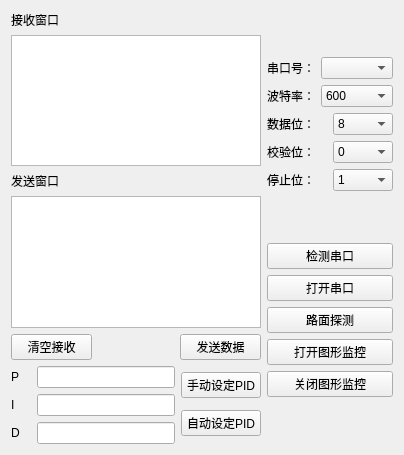
<?xml version="1.0" encoding="UTF-8"?>
<ui version="4.0">
 <class>MainWindow</class>
 <widget class="QMainWindow" name="MainWindow">
  <property name="geometry">
   <rect>
    <x>0</x>
    <y>0</y>
    <width>404</width>
    <height>455</height>
   </rect>
  </property>
  <property name="windowTitle">
   <string>上位机控制台</string>
  </property>
  <widget class="QWidget" name="centralWidget">
   <layout class="QHBoxLayout" name="horizontalLayout_11">
    <item>
     <layout class="QVBoxLayout" name="verticalLayout_8">
      <item>
       <layout class="QVBoxLayout" name="verticalLayout_4">
        <item>
         <layout class="QVBoxLayout" name="verticalLayout_2">
          <item>
           <widget class="QLabel" name="label">
            <property name="text">
             <string>接收窗口</string>
            </property>
           </widget>
          </item>
          <item>
           <widget class="QTextBrowser" name="recvTextEdit">
            <property name="sizePolicy">
             <sizepolicy hsizetype="Preferred" vsizetype="Preferred">
              <horstretch>0</horstretch>
              <verstretch>0</verstretch>
             </sizepolicy>
            </property>
           </widget>
          </item>
          <item>
           <widget class="QLabel" name="label_2">
            <property name="text">
             <string>发送窗口</string>
            </property>
           </widget>
          </item>
          <item>
           <widget class="QTextEdit" name="sendTextEdit">
            <property name="sizePolicy">
             <sizepolicy hsizetype="Preferred" vsizetype="Preferred">
              <horstretch>0</horstretch>
              <verstretch>0</verstretch>
             </sizepolicy>
            </property>
           </widget>
          </item>
         </layout>
        </item>
        <item>
         <layout class="QHBoxLayout" name="horizontalLayout" stretch="3,3,3">
          <item>
           <widget class="QPushButton" name="clearButton">
            <property name="text">
             <string>清空接收</string>
            </property>
           </widget>
          </item>
          <item>
           <spacer name="horizontalSpacer">
            <property name="orientation">
             <enum>Qt::Horizontal</enum>
            </property>
            <property name="sizeHint" stdset="0">
             <size>
              <width>40</width>
              <height>20</height>
             </size>
            </property>
           </spacer>
          </item>
          <item>
           <widget class="QPushButton" name="sendButton">
            <property name="text">
             <string>发送数据</string>
            </property>
           </widget>
          </item>
         </layout>
        </item>
       </layout>
      </item>
      <item>
       <layout class="QHBoxLayout" name="horizontalLayout_10">
        <item>
         <layout class="QVBoxLayout" name="verticalLayout_6">
          <item>
           <layout class="QHBoxLayout" name="horizontalLayout_7" stretch="1,7">
            <item>
             <widget class="QLabel" name="label_8">
              <property name="text">
               <string>P</string>
              </property>
             </widget>
            </item>
            <item>
             <widget class="QLineEdit" name="lineEdit"/>
            </item>
           </layout>
          </item>
          <item>
           <layout class="QHBoxLayout" name="horizontalLayout_8" stretch="1,7">
            <item>
             <widget class="QLabel" name="label_9">
              <property name="text">
               <string>I</string>
              </property>
             </widget>
            </item>
            <item>
             <widget class="QLineEdit" name="lineEdit_2"/>
            </item>
           </layout>
          </item>
          <item>
           <layout class="QHBoxLayout" name="horizontalLayout_9" stretch="1,7">
            <item>
             <widget class="QLabel" name="label_10">
              <property name="text">
               <string>D</string>
              </property>
             </widget>
            </item>
            <item>
             <widget class="QLineEdit" name="lineEdit_3"/>
            </item>
           </layout>
          </item>
         </layout>
        </item>
        <item>
         <layout class="QVBoxLayout" name="verticalLayout_7">
          <item>
           <widget class="QPushButton" name="searchButton_2">
            <property name="text">
             <string>手动设定PID</string>
            </property>
           </widget>
          </item>
          <item>
           <widget class="QPushButton" name="searchButton_3">
            <property name="text">
             <string>自动设定PID</string>
            </property>
           </widget>
          </item>
         </layout>
        </item>
       </layout>
      </item>
     </layout>
    </item>
    <item>
     <layout class="QVBoxLayout" name="verticalLayout_5">
      <item>
       <layout class="QVBoxLayout" name="verticalLayout">
        <item>
         <layout class="QHBoxLayout" name="horizontalLayout_2">
          <item>
           <widget class="QLabel" name="label_3">
            <property name="text">
             <string>串口号：</string>
            </property>
           </widget>
          </item>
          <item>
           <widget class="QComboBox" name="portNameBox">
            <property name="currentIndex">
             <number>-1</number>
            </property>
           </widget>
          </item>
         </layout>
        </item>
        <item>
         <layout class="QHBoxLayout" name="horizontalLayout_3">
          <item>
           <widget class="QLabel" name="label_4">
            <property name="text">
             <string>波特率：</string>
            </property>
           </widget>
          </item>
          <item>
           <widget class="QComboBox" name="baudrateBox">
            <property name="editable">
             <bool>false</bool>
            </property>
            <property name="currentIndex">
             <number>0</number>
            </property>
            <item>
             <property name="text">
              <string>600</string>
             </property>
            </item>
            <item>
             <property name="text">
              <string>2400</string>
             </property>
            </item>
            <item>
             <property name="text">
              <string>4800</string>
             </property>
            </item>
            <item>
             <property name="text">
              <string>9600</string>
             </property>
            </item>
            <item>
             <property name="text">
              <string>38400</string>
             </property>
            </item>
            <item>
             <property name="text">
              <string>115200</string>
             </property>
            </item>
           </widget>
          </item>
         </layout>
        </item>
        <item>
         <layout class="QHBoxLayout" name="horizontalLayout_4">
          <item>
           <widget class="QLabel" name="label_5">
            <property name="text">
             <string>数据位：</string>
            </property>
           </widget>
          </item>
          <item>
           <widget class="QComboBox" name="dataBitsBox">
            <property name="currentIndex">
             <number>8</number>
            </property>
            <item>
             <property name="text">
              <string>0</string>
             </property>
            </item>
            <item>
             <property name="text">
              <string>1</string>
             </property>
            </item>
            <item>
             <property name="text">
              <string>2</string>
             </property>
            </item>
            <item>
             <property name="text">
              <string>3</string>
             </property>
            </item>
            <item>
             <property name="text">
              <string>4</string>
             </property>
            </item>
            <item>
             <property name="text">
              <string>5</string>
             </property>
            </item>
            <item>
             <property name="text">
              <string>6</string>
             </property>
            </item>
            <item>
             <property name="text">
              <string>7</string>
             </property>
            </item>
            <item>
             <property name="text">
              <string>8</string>
             </property>
            </item>
           </widget>
          </item>
         </layout>
        </item>
        <item>
         <layout class="QHBoxLayout" name="horizontalLayout_5">
          <item>
           <widget class="QLabel" name="label_6">
            <property name="text">
             <string>校验位：</string>
            </property>
           </widget>
          </item>
          <item>
           <widget class="QComboBox" name="ParityBox">
            <item>
             <property name="text">
              <string>0</string>
             </property>
            </item>
            <item>
             <property name="text">
              <string>1</string>
             </property>
            </item>
           </widget>
          </item>
         </layout>
        </item>
        <item>
         <layout class="QHBoxLayout" name="horizontalLayout_6">
          <item>
           <widget class="QLabel" name="label_7">
            <property name="text">
             <string>停止位：</string>
            </property>
           </widget>
          </item>
          <item>
           <widget class="QComboBox" name="stopBitsBox">
            <property name="currentIndex">
             <number>1</number>
            </property>
            <item>
             <property name="text">
              <string>0</string>
             </property>
            </item>
            <item>
             <property name="text">
              <string>1</string>
             </property>
            </item>
            <item>
             <property name="text">
              <string>2</string>
             </property>
            </item>
           </widget>
          </item>
         </layout>
        </item>
       </layout>
      </item>
      <item>
       <layout class="QVBoxLayout" name="verticalLayout_3">
        <item>
         <widget class="QPushButton" name="searchButton">
          <property name="text">
           <string>检测串口</string>
          </property>
         </widget>
        </item>
        <item>
         <widget class="QPushButton" name="openButton">
          <property name="text">
           <string>打开串口</string>
          </property>
         </widget>
        </item>
        <item>
         <widget class="QPushButton" name="open_cam_Button">
          <property name="text">
           <string>路面探测</string>
          </property>
         </widget>
        </item>
        <item>
         <widget class="QPushButton" name="open_monitor">
          <property name="text">
           <string>打开图形监控</string>
          </property>
         </widget>
        </item>
        <item>
         <widget class="QPushButton" name="close_monitor">
          <property name="text">
           <string>关闭图形监控</string>
          </property>
         </widget>
        </item>
       </layout>
      </item>
     </layout>
    </item>
   </layout>
  </widget>
 </widget>
 <layoutdefault spacing="6" margin="11"/>
 <resources/>
 <connections/>
</ui>
